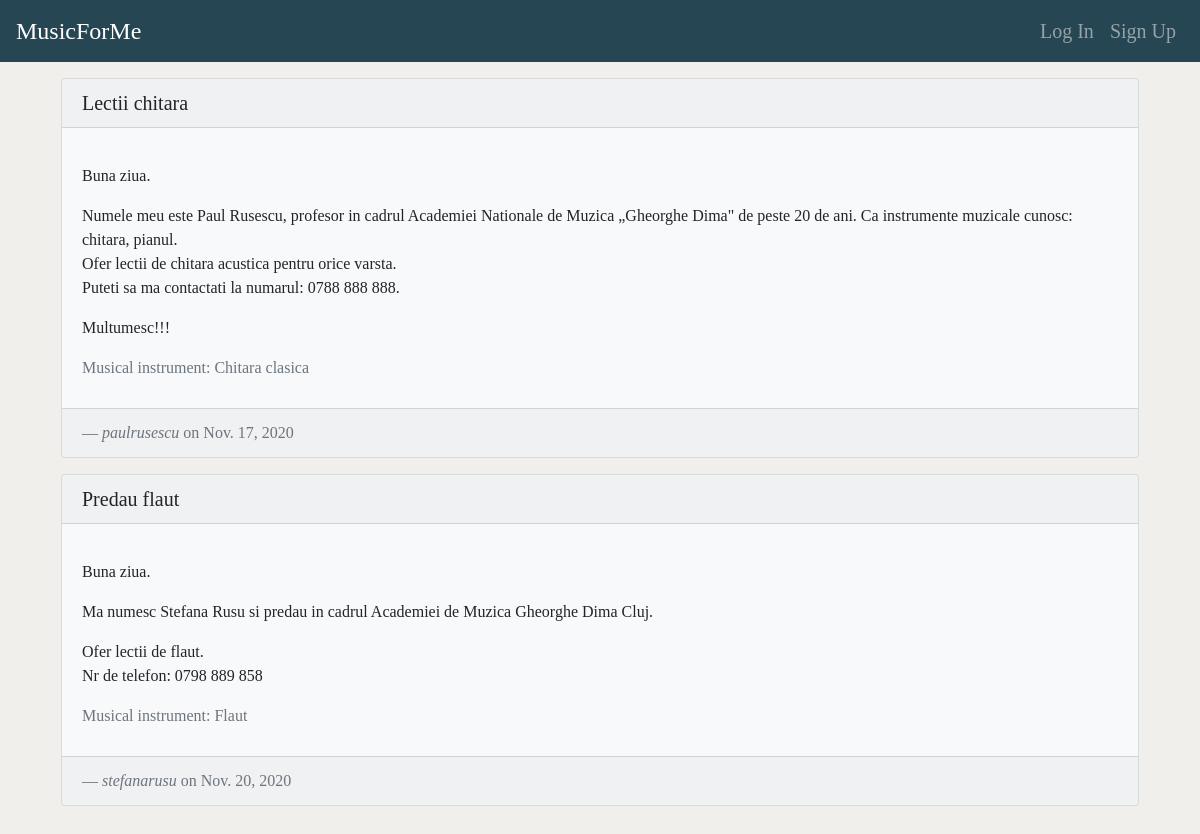
/musicforme/posts/, run on the app's committed database.
### musicforme/models.py (models this page shows, shortened)
class Post(models.Model):
    publish_date = models.DateField(auto_now_add=True)
    title = models.CharField(max_length=50)
    author = models.ForeignKey(CustomUser, on_delete=models.CASCADE)
    musical_instrument = models.ForeignKey(MusicalInstrument, on_delete=models.CASCADE)
    content = models.TextField()

class MusicalInstrument(models.Model):
    family = models.CharField(max_length=30)
    name = models.CharField(max_length=30)
    def __str__(self):
        return self.name

### accounts/models.py (models this page shows)
class CustomUser(AbstractUser):
    city = models.CharField(max_length=60)
    country = models.CharField(max_length=56)
    address = models.CharField(max_length=50)
    age = models.IntegerField()
    is_teacher = models.BooleanField(default=False)
    def __str__(self):
        return self.username

### musicforme/views.py (the view)
# urls.py: path('posts/', views.display_posts, name='display-posts'),
def display_posts(request):
    posts = Post.objects.all()
    return render(request, 'posts/display_posts.html', {'posts': posts})

### templates/posts/display_posts.html (shortened to what this page needs)
{% extends 'base.html' %}
{% block content %}
<div class="container">
    {% if posts %}
        {% for post in posts %}
            <div class="card bg-light m-3">
                <h5 class="card-header">{{post.title}}</h5>
                <div class="card-body">
                    <p class="card-text">{{post.content|linebreaks}}</p>
                    <p class="card-text mb-2 text-muted">
                        Musical instrument: {{post.musical_instrument}}
                    </p>
                </div>
                <div class="card-footer text-muted">
                    <blockquote class="blockquote mb-0">
                        <footer class="blockquote-footer"><i>{{ post.author }}</i> on {{ post.publish_date }}</footer>
                    </blockquote>
                </div>
            </div>
        {% endfor %}
    {% endif %}
</div>
{% endblock %}

### static/css/custom-style.css (style rules this page uses)
body { background-color: #f0efeb; font-family: Book Antiqua; }

### data on the page
Post: title "Lectii chitara", content "Buna ziua. Numele meu este Paul Rusescu, profesor in cadrul Academiei Nationale de Muzica „Gheorghe Dima\" de peste 20 de ani. Ca instrumente muzicale cunosc: chitara, pianul. Ofer lectii de chitara acustica pentru orice varsta. Puteti sa ma contactati la numarul: 0788 888 888. Multumesc!!!", musical_instrument "Chitara clasica", author "paulrusescu", publish_date "Nov. 17, 2020"
Post: title "Predau flaut", content "Buna ziua. Ma numesc Stefana Rusu si predau in cadrul Academiei de Muzica Gheorghe Dima Cluj. Ofer lectii de flaut. Nr de telefon: 0798 889 858", musical_instrument "Flaut", author "stefanarusu", publish_date "Nov. 20, 2020"
